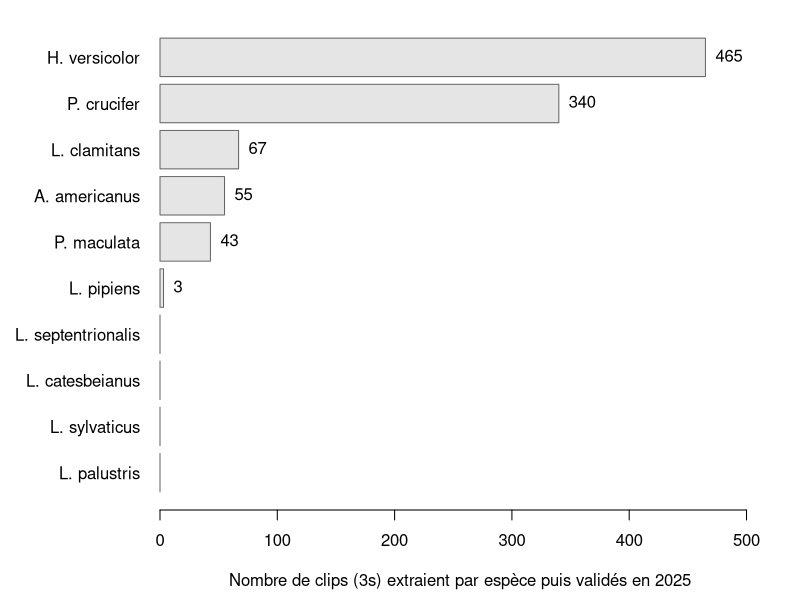

Write the R code that produced this figure. (Note: this script raises an error after producing the figure.)
###################################################################
# Script R rapport 3 R875.1
# Auteur : Robin Besançon
# Objectif : exploration des données d'audiomoths pour 2025
###################################################################

library("xtable")

setwd("/home/robes1/CONTRAT_ULAVAL/R8751/output/csv_validation_birdnet")

inv_wav25 <- read.csv("inventaire_wav_2025.csv")

bilan_wav <- data.frame(
  site=levels(factor(inv_wav25$site)),
  first=as.Date(tapply(inv_wav25$date, inv_wav25$site,min), origin="1970-01-01"),
  last=as.Date(tapply(inv_wav25$date, inv_wav25$site, max), origin="1970-01-01"),
  n_wav= tapply(inv_wav25$fichier, inv_wav25$site, length),
  n_jour=tapply(inv_wav25$date, inv_wav25$site, function (x) length(unique(x))),
  n_bug= tapply(inv_wav25$taille_octets, inv_wav25$site, function(x) sum(x < 17280488))
  
)

bilan_wav$first <- format(bilan_wav$first, "%Y-%m-%d")

bilan_wav$last <- format(bilan_wav$last,  "%Y-%m-%d")

#print(xtable(bilan_wav, align = "llccrrr",
#      caption = "Effort d'enregistrement par site, saison 2025."),
#include.rownames = FALSE, booktabs = TRUE,
#caption.placement = "top")


table_birdnet_2025 <- rbind(
  read.csv("validation_birdnet_2025.csv"),
  read.csv("validation_mod9_2025.csv"))

# Renommage des espèces
table_birdnet_2025$species <- factor(table_birdnet_2025$species,
                                     levels = c("Striped Chorus Frog","Gray Treefrog","Spring Peeper", "Pickerel Frog", "Wood Frog", "Green Frog",
                                                "American Toad", "American Bullfrog", "PIPIENS", "SEPTENTRIONALIS"),
                                     labels = c("P. maculata","H. versicolor", "P. crucifer", "L. palustris", "L. sylvaticus", "L. clamitans",
                                                "A. americanus", "L. catesbeianus", "L. pipiens", "L. septentrionalis"))


table_birdnet_2025$site <- factor(table_birdnet_2025$site, levels = c("T01", 
                                                                      "T20",
                                                                      "T41_N1",
                                                                      "T42_N2",
                                                                      "T42_N3",
                                                                      "T42_S2",
                                                                      "T42_S3",
                                                                      "T47_1",
                                                                      "T47_2",
                                                                      "T47_3",
                                                                      "T48",
                                                                      "T49_1",
                                                                      "T49_2",
                                                                      "T52",
                                                                      "T57",
                                                                      "T65"))

resume_detect <- aggregate(val ~ species + site + date + time, 
                           data = table_birdnet_2025, 
                           FUN = function(x) as.integer(sum(x > 0)))

select_resume_detect <- resume_detect[resume_detect$val > 0,]

table_detect <- table(select_resume_detect$species, select_resume_detect$site)

data_detect <- as.data.frame.matrix(t(table_detect))

data_detect$site <- row.names(data_detect)


data_detect[] <- lapply(data_detect, function(x) ifelse(x==0, "-",as.character(x)))

data_detect <- data_detect[c("site",setdiff(names(data_detect),"site"))]

data_detect <- data_detect[,!names(data_detect) %in% c("L. sylvaticus",
                                                       "L. palustris",
                                                       "L. catesbeianus",
                                                       "L. septentrionalis")]


print(xtable(data_detect), booktabs = TRUE, include.rownames = FALSE)






tab_dataframe_birdnet_2025 <- as.data.frame(xtabs(val~site+species, data = table_birdnet_2025))




barplot1 <- tapply(tab_dataframe_birdnet_2025$Freq, tab_dataframe_birdnet_2025$species, sum)

barplot2 <- data.frame(species = names(barplot1),
                       clips = as.vector(barplot1))

barplot3 <- barplot2[order(barplot2$clips), ]

par(mar = c(4.5, 8, 1, 2))

occ_clips <- barplot(barplot3$clips, names.arg = barplot3$species, horiz = TRUE, las = 1,
        col = "grey90", border = "grey40",
        xlim = c(0,max(barplot3$clips) * 1.1),
        xlab = "Nombre de clips (3s) extraient par espèce puis validés en 2025")

text(barplot3$clips, occ_clips, labels = ifelse(barplot3$clips == 0, "", barplot3$clips), pos = 4, cex = 1, )


pheno <- unique(table_birdnet_2025[table_birdnet_2025$detect == 1, c("site", "date", "time", "species")])
pheno$date <- as.Date(pheno$date)

pheno <- pheno[pheno$date >= as.Date("2025-04-01") & pheno$date <= as.Date("2025-09-30"), ]


# Figure de densité de probabilité
couleurs <- c(
  "P. crucifer"        = "#e63946",  # rouge vif
  "L. sylvaticus"      = "#f4a261",  # orange
  "L. clamitans"       = "#2d6a4f",  # vert foncé
  "A. americanus"      = "#1d3557",  # bleu marine
  "L. septentrionalis" = "#9b5de5"   # violet
)

ggplot(pheno, aes(x = date, fill = species, color = species)) +
  geom_density(alpha = 0.4) +
  scale_fill_manual(values = couleurs) +
  scale_color_manual(values = couleurs) +
  scale_x_date(
    date_labels = "%B",
    date_breaks = "1 month",
    limits = c(as.Date("2025-04-01"), as.Date("2025-09-30"))
  ) +
  labs(x = NULL, y = expression("Densité de probabilité (jour"^{-1}*")"),
       title = "Distribution temporelle de l'activité de chant des anoures détectés en 2025",
       fill = NULL, color = NULL) +
  theme_minimal(base_size = 11) +
  theme(
    axis.text.x = element_text(angle = 45, hjust = 1),
    legend.text = element_text(face = "italic"),
    panel.grid = element_blank(),
    panel.grid.major.x = element_line(color = "black",
                                      linewidth = 0.3,
                                      linetype = "dashed")
  )
